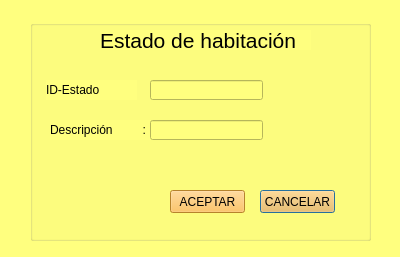
<?xml version="1.0" encoding="UTF-8"?>
<ui version="4.0">
 <class>gui_estado_habitacion</class>
 <widget class="QDialog" name="gui_estado_habitacion">
  <property name="geometry">
   <rect>
    <x>0</x>
    <y>0</y>
    <width>400</width>
    <height>257</height>
   </rect>
  </property>
  <property name="windowTitle">
   <string>Dialog</string>
  </property>
  <property name="styleSheet">
   <string notr="true">background-color: rgb(255, 255, 127);</string>
  </property>
  <widget class="QGroupBox" name="groupBox">
   <property name="geometry">
    <rect>
     <x>30</x>
     <y>20</y>
     <width>341</width>
     <height>221</height>
    </rect>
   </property>
   <property name="styleSheet">
    <string notr="true">background-color: rgb(255, 255, 127);</string>
   </property>
   <property name="title">
    <string/>
   </property>
   <widget class="QLabel" name="label">
    <property name="geometry">
     <rect>
      <x>16</x>
      <y>60</y>
      <width>91</width>
      <height>20</height>
     </rect>
    </property>
    <property name="text">
     <string>ID-Estado             :</string>
    </property>
   </widget>
   <widget class="QLabel" name="label_2">
    <property name="geometry">
     <rect>
      <x>20</x>
      <y>100</y>
      <width>101</width>
      <height>20</height>
     </rect>
    </property>
    <property name="text">
     <string>Descripción         :</string>
    </property>
   </widget>
   <widget class="QLineEdit" name="IDESTADOlineEdit">
    <property name="geometry">
     <rect>
      <x>120</x>
      <y>60</y>
      <width>113</width>
      <height>20</height>
     </rect>
    </property>
    <property name="readOnly">
     <bool>true</bool>
    </property>
   </widget>
   <widget class="QPushButton" name="pushButton">
    <property name="geometry">
     <rect>
      <x>230</x>
      <y>170</y>
      <width>75</width>
      <height>23</height>
     </rect>
    </property>
    <property name="styleSheet">
     <string notr="true">background-color: rgb(255, 184, 62);</string>
    </property>
    <property name="text">
     <string>CANCELAR</string>
    </property>
   </widget>
   <widget class="QPushButton" name="pushButton_2">
    <property name="geometry">
     <rect>
      <x>140</x>
      <y>170</y>
      <width>75</width>
      <height>23</height>
     </rect>
    </property>
    <property name="styleSheet">
     <string notr="true">background-color: rgb(255, 184, 62);</string>
    </property>
    <property name="text">
     <string>ACEPTAR</string>
    </property>
   </widget>
   <widget class="QLabel" name="label_3">
    <property name="geometry">
     <rect>
      <x>70</x>
      <y>10</y>
      <width>211</width>
      <height>20</height>
     </rect>
    </property>
    <property name="font">
     <font>
      <pointsize>16</pointsize>
     </font>
    </property>
    <property name="text">
     <string>Estado de habitación</string>
    </property>
   </widget>
   <widget class="QLineEdit" name="desnuevolineEdit">
    <property name="geometry">
     <rect>
      <x>120</x>
      <y>100</y>
      <width>113</width>
      <height>20</height>
     </rect>
    </property>
   </widget>
  </widget>
 </widget>
 <resources/>
 <connections/>
</ui>
